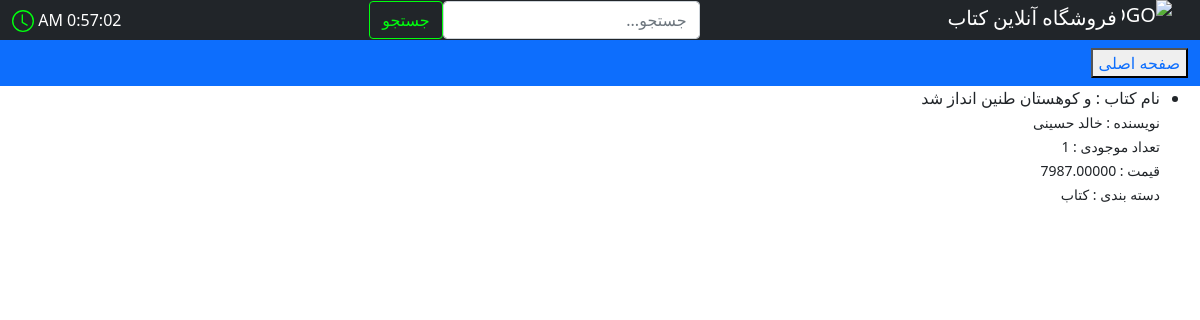
/product/books/4/, run on the app's committed database.
### product/models.py (models this page shows, shortened)
class Book(models.Model):
    class Meta:
        verbose_name = 'کتاب'
        verbose_name_plural = 'کتاب ها'
    user = models.ForeignKey(User, on_delete=models.CASCADE, null=True, blank=True)
    title = models.CharField('عنوان', max_length=100)
    author = models.CharField('نویسنده', max_length=100)
    inventory = models.PositiveIntegerField('موجودی')
    price = models.DecimalField('قیمت', max_digits=20, decimal_places=5)
    category = models.ForeignKey('Category', on_delete=models.CASCADE, verbose_name='دسته بندی')

class Category(models.Model):
    class Meta:
        verbose_name = 'دسته بندی'
        verbose_name_plural = 'دسته بندی ها'
    user = models.ForeignKey(User, on_delete=models.CASCADE, null=True, blank=True)
    title = models.CharField('عنوان', max_length=10)
    def __str__(self):
        return f'{self.title}'

### product/views.py (the view)
# urls.py: path('books/<int:pk>/', views.BookDetailView.as_view(), name='book_detail'),
class BookDetailView(DetailView):
    model = Book

### templates/product/book_detail.html (shortened to what this page needs)
{% extends 'base.html' %}
{% block content %}
<ul>
  <li>
    نام کتاب :
    {{ book.title }}
  </li>
  <small>
  نویسنده :
  {{book.author}}
  <br>
  تعداد موجودی :
  {{book.inventory}}
  <br>
  قیمت :
  {{book.price}}
  <br>
  دسته بندی :
  {{book.category}}
  </small>
</ul>
{% endblock %}

### home/static/style.css (style rules this page uses)
html { direction: rtl; }
body { direction: rtl; }
.dropdown-menu, { float: right; }

### data on the page
Book: title "و کوهستان طنین انداز شد", author "خالد حسینی", inventory "1", price "7987.00000", category "کتاب"
